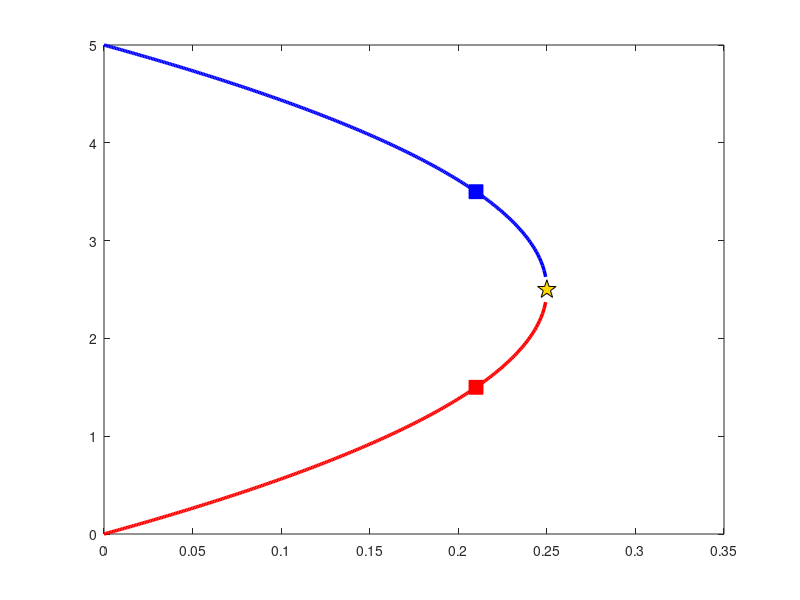

MATLAB code for this plot: (Note: this script raises an error after producing the figure.)
%% =========================================================
%  Logistic Population Model with Harvesting
%  Covers: (A) Constant Harvesting  (B) Periodic Harvesting
%
%  All parameters are set in the USER PARAMETERS section below.
%  Change any value there — no other part of the code needs editing.
%
%  Equations:
%    Constant : dP/dt = k*P*(1 - P/N) - a
%    Periodic : dP/dt = k*P*(1 - P/N) - a*(1 + sin(b*t))
%
%  Equilibria (constant case) solved via quadratic formula:
%    P^2 - N*P + (a*N/k) = 0
%    P1 = (N + sqrt(N^2 - 4*a*N/k)) / 2   (stable)
%    P2 = (N - sqrt(N^2 - 4*a*N/k)) / 2   (unstable)
%    MSY (Maximum Sustainable Yield) = k*N/4
% =========================================================

clc; clear; close all;

%% =========================================================
%  USER PARAMETERS  —  edit only this section
% =========================================================
k    = 0.20;   % intrinsic growth rate
N    = 5;      % carrying capacity
P0   = 4.0;    % initial population (used for single-trajectory plots)
a    = 0.21;   % harvesting rate  (a1 for moderate, try a2=0.25 for MSY)
b    = 1.0;    % angular frequency for periodic harvesting (seasons per time unit)
tspan = [0 30]; % time window for ODE integration
% =========================================================
%  END OF USER PARAMETERS
% =========================================================

%% --- Derived quantities ---
MSY   = k * N / 4;          % maximum sustainable yield
disc  = N^2 - 4*(a*N/k);    % discriminant for equilibrium quadratic

fprintf('========== Model Parameters ==========\n');
fprintf('  k = %.4f,  N = %.4f,  a = %.4f\n', k, N, a);
fprintf('  MSY = k*N/4 = %.4f\n', MSY);

if disc > 0
    P1_eq = (N + sqrt(disc)) / 2;
    P2_eq = (N - sqrt(disc)) / 2;
    fprintf('  Discriminant > 0 → two equilibria exist\n');
    fprintf('  P1 (stable)   = %.6f\n', P1_eq);
    fprintf('  P2 (unstable) = %.6f\n', P2_eq);
elseif disc == 0
    P1_eq = N / 2;
    P2_eq = N / 2;
    fprintf('  Discriminant = 0 → single (saddle-node) equilibrium at P = %.4f (MSY point)\n', P1_eq);
else
    P1_eq = NaN;
    P2_eq = NaN;
    fprintf('  Discriminant < 0 → NO real equilibria (a > MSY → extinction possible)\n');
end
fprintf('======================================\n\n');

%% =========================================================
%  ODE DEFINITIONS
% =========================================================
ode_const    = @(t, P) k*P*(1 - P/N) - a;
ode_periodic = @(t, P) k*P*(1 - P/N) - a*(1 + sin(b*t));

opts = odeset('RelTol', 1e-8, 'AbsTol', 1e-10, 'NonNegative', 1);

%% =========================================================
%  FIGURE 1  —  Equilibrium Points P1 & P2 vs  harvesting rate a
% =========================================================
a_max   = MSY * 1.05;           % sweep a from 0 to just above MSY
a_sweep = linspace(0, a_max, 300);
P1_sweep = nan(size(a_sweep));
P2_sweep = nan(size(a_sweep));

for i = 1:numel(a_sweep)
    d = N^2 - 4*(a_sweep(i)*N/k);
    if d >= 0
        P1_sweep(i) = (N + sqrt(d)) / 2;
        P2_sweep(i) = (N - sqrt(d)) / 2;
    end
end

figure(1);
set(gcf, 'Name', 'Fig 1 – Equilibrium Map', 'Color', 'w', ...
         'Position', [60 540 580 380]);

plot(a_sweep, P1_sweep, 'b-', 'LineWidth', 2.5, 'DisplayName', 'P_1 (stable)');
hold on;
plot(a_sweep, P2_sweep, 'r-', 'LineWidth', 2.5, 'DisplayName', 'P_2 (unstable)');
plot(MSY, N/2, 'kp', 'MarkerSize', 14, 'MarkerFaceColor', [1 0.85 0], ...
     'DisplayName', sprintf('MSY  a = %.4f', MSY));

% Mark the chosen a on the map
if ~isnan(P1_eq)
    plot(a, P1_eq, 'bs', 'MarkerSize', 10, 'MarkerFaceColor', 'b', ...
         'DisplayName', sprintf('P_1 at chosen a=%.2f', a));
    plot(a, P2_eq, 'rs', 'MarkerSize', 10, 'MarkerFaceColor', 'r', ...
         'DisplayName', sprintf('P_2 at chosen a=%.2f', a));
end

xline(MSY, '--k', 'LineWidth', 1, 'Alpha', 0.4, 'HandleVisibility', 'off');
xlabel('Harvesting rate  a', 'FontSize', 13);
ylabel('Equilibrium population  P', 'FontSize', 13);
title('Equilibrium Points  P_1  and  P_2  vs  Harvesting Rate', ...
      'FontSize', 13, 'FontWeight', 'bold');
legend('Location', 'best', 'FontSize', 11);
xlim([0 a_max*1.02]);
ylim([0 N * 1.1]);
grid on;
box on;
set(gca, 'FontSize', 11);

%% =========================================================
%  FIGURE 2  —  Phase portrait  dP/dt vs P  (constant harvesting)
% =========================================================
P_range = linspace(0, N * 1.3, 500);
dPdt_const = k .* P_range .* (1 - P_range ./ N) - a;

figure(2);
set(gcf, 'Name', 'Fig 2 – Phase Portrait (Constant)', 'Color', 'w', ...
         'Position', [60 100 580 340]);

fill([P_range, fliplr(P_range)], ...
     [max(dPdt_const, 0), zeros(1, numel(P_range))], ...
     [0.88 0.96 0.91], 'EdgeColor', 'none', 'DisplayName', 'Growth region');
hold on;
fill([P_range, fliplr(P_range)], ...
     [min(dPdt_const, 0), zeros(1, numel(P_range))], ...
     [0.98 0.91 0.89], 'EdgeColor', 'none', 'DisplayName', 'Decline region');

plot(P_range, dPdt_const, 'b-', 'LineWidth', 2.2, 'DisplayName', 'dP/dt');
yline(0, '--k', 'LineWidth', 1.2, 'Alpha', 0.5, 'HandleVisibility', 'off');

if ~isnan(P1_eq)
    xline(P1_eq, '-', 'Color', [0.05 0.45 0.25], 'LineWidth', 1.8, ...
          'Label', sprintf('P_1=%.3f (stable)', P1_eq), ...
          'LabelVerticalAlignment', 'bottom', 'FontSize', 10);
    xline(P2_eq, '-', 'Color', [0.65 0.22 0.12], 'LineWidth', 1.8, ...
          'Label', sprintf('P_2=%.3f (unstable)', P2_eq), ...
          'LabelVerticalAlignment', 'bottom', 'FontSize', 10);
end

xlabel('Population  P', 'FontSize', 13);
ylabel('dP/dt', 'FontSize', 13);
title(sprintf('Phase Portrait — Constant Harvesting\ndP/dt = %.2fP(1−P/%.1f) − %.2f', k, N, a), ...
      'FontSize', 12, 'FontWeight', 'bold');
legend({'Growth region','Decline region','dP/dt'}, 'Location', 'best', 'FontSize', 10);
grid on; box on;
set(gca, 'FontSize', 11);

%% =========================================================
%  FIGURE 3  —  Slope field + solution curves  (constant harvesting)
% =========================================================
figure(3);
set(gcf, 'Name', 'Fig 3 – Slope Field & Trajectories (Constant)', 'Color', 'w', ...
         'Position', [660 540 620 420]);

% Slope field grid
[T_sf, P_sf] = meshgrid(linspace(tspan(1), tspan(2), 22), ...
                         linspace(0, N*1.3, 18));
dP_sf = k .* P_sf .* (1 - P_sf ./ N) - a;
dT_sf = ones(size(dP_sf));
mag   = sqrt(dT_sf.^2 + dP_sf.^2);
mag(mag == 0) = 1;
quiver(T_sf, P_sf, dT_sf./mag, dP_sf./mag, 0.52, ...
       'Color', [0.72 0.72 0.72], 'LineWidth', 0.7);
hold on;

% Multiple initial conditions spanning above/below equilibria
if ~isnan(P1_eq)
    ics = unique([P0, P1_eq*1.15, P1_eq*0.85, P2_eq*1.15, P2_eq*0.85, ...
                  N*0.1, N*0.05]);
else
    ics = [P0, P0*0.8, P0*0.6, P0*0.4, P0*0.2, N*0.05];
end
ics = ics(ics > 0);

colors = lines(numel(ics));
for i = 1:numel(ics)
    [tt, PP] = ode45(ode_const, tspan, ics(i), opts);
    plot(tt, PP, '-', 'Color', colors(i,:), 'LineWidth', 1.8, ...
         'DisplayName', sprintf('P_0=%.2f', ics(i)));
end

% Equilibrium lines
if ~isnan(P1_eq)
    yline(P1_eq, '--', 'Color', [0.05 0.45 0.25], 'LineWidth', 1.6, ...
          'Label', sprintf('P_1=%.3f stable', P1_eq), 'FontSize', 9, ...
          'LabelHorizontalAlignment', 'left');
    if P1_eq ~= P2_eq
        yline(P2_eq, '--', 'Color', [0.65 0.22 0.12], 'LineWidth', 1.6, ...
              'Label', sprintf('P_2=%.3f unstable', P2_eq), 'FontSize', 9, ...
              'LabelHorizontalAlignment', 'left');
    end
end

xlabel('Time  t', 'FontSize', 13);
ylabel('Population  P', 'FontSize', 13);
title(sprintf('Slope Field & Trajectories — Constant Harvesting  (a = %.2f)', a), ...
      'FontSize', 12, 'FontWeight', 'bold');
legend('Location', 'northeast', 'FontSize', 9);
xlim(tspan);  ylim([0 N*1.35]);
grid on; box on;
set(gca, 'FontSize', 11);

%% =========================================================
%  FIGURE 4  —  Slope field + solution curves  (periodic harvesting)
% =========================================================
figure(4);
set(gcf, 'Name', 'Fig 4 – Slope Field & Trajectories (Periodic)', 'Color', 'w', ...
         'Position', [660 100 620 420]);

[T_p, P_p] = meshgrid(linspace(tspan(1), tspan(2), 22), ...
                       linspace(0, N*1.3, 18));
dP_p  = k .* P_p .* (1 - P_p ./ N) - a .* (1 + sin(b .* T_p));
dT_p  = ones(size(dP_p));
mag_p = sqrt(dT_p.^2 + dP_p.^2);
mag_p(mag_p == 0) = 1;
quiver(T_p, P_p, dT_p./mag_p, dP_p./mag_p, 0.52, ...
       'Color', [0.72 0.72 0.72], 'LineWidth', 0.7);
hold on;

ics_p = [P0, P0*0.7, P0*0.5, P0*0.3, N*0.15, N*0.05];
ics_p = ics_p(ics_p > 0);
colors_p = lines(numel(ics_p));

for i = 1:numel(ics_p)
    [tt, PP] = ode45(ode_periodic, tspan, ics_p(i), opts);
    plot(tt, PP, '-', 'Color', colors_p(i,:), 'LineWidth', 1.8, ...
         'DisplayName', sprintf('P_0=%.2f', ics_p(i)));
end

xlabel('Time  t', 'FontSize', 13);
ylabel('Population  P', 'FontSize', 13);
title(sprintf('Slope Field & Trajectories — Periodic Harvesting\ndP/dt = %.2fP(1−P/%.1f) − %.2f(1+sin(%.1ft))', ...
      k, N, a, b), 'FontSize', 12, 'FontWeight', 'bold');
legend('Location', 'northeast', 'FontSize', 9);
xlim(tspan);  ylim([0 N*1.35]);
grid on; box on;
set(gca, 'FontSize', 11);

%% =========================================================
%  FIGURE 5  —  Side-by-side comparison: constant vs periodic
%               for the SAME initial condition P0
% =========================================================
figure(5);
set(gcf, 'Name', 'Fig 5 – Constant vs Periodic Comparison', 'Color', 'w', ...
         'Position', [360 300 800 360]);

[t_c, P_c] = ode45(ode_const,    tspan, P0, opts);
[t_p, P_p2] = ode45(ode_periodic, tspan, P0, opts);

subplot(1,2,1);
plot(t_c, P_c, 'b-', 'LineWidth', 2.2);
if ~isnan(P1_eq)
    yline(P1_eq, '--g', 'LineWidth', 1.4, ...
          'Label', sprintf('P_1=%.3f', P1_eq), 'FontSize', 9, ...
          'LabelHorizontalAlignment', 'left');
    yline(P2_eq, '--r', 'LineWidth', 1.4, ...
          'Label', sprintf('P_2=%.3f', P2_eq), 'FontSize', 9, ...
          'LabelHorizontalAlignment', 'left');
end
xlabel('Time  t', 'FontSize', 12);
ylabel('Population  P', 'FontSize', 12);
title(sprintf('Constant Harvesting  (a=%.2f)', a), 'FontSize', 12, 'FontWeight', 'bold');
ylim([0 N*1.2]);  grid on; box on;
set(gca, 'FontSize', 11);

subplot(1,2,2);
plot(t_p, P_p2, 'r-', 'LineWidth', 2.2);
xlabel('Time  t', 'FontSize', 12);
ylabel('Population  P', 'FontSize', 12);
title(sprintf('Periodic Harvesting  (a=%.2f, b=%.1f)', a, b), 'FontSize', 12, 'FontWeight', 'bold');
ylim([0 N*1.2]);  grid on; box on;
set(gca, 'FontSize', 11);

sgtitle(sprintf('Logistic Harvesting  |  k=%.2f,  N=%.1f,  P_0=%.2f', k, N, P0), ...
        'FontSize', 13, 'FontWeight', 'bold');

%% =========================================================
%  FIGURE 6  —  Harvesting rate sweep: extinction threshold
%               Shows how final population at t=tspan(2)
%               changes as a increases from 0 to 1.2*MSY
% =========================================================
figure(6);
set(gcf, 'Name', 'Fig 6 – Extinction Threshold Sweep', 'Color', 'w', ...
         'Position', [360 100 560 360]);

a_sweep2   = linspace(0, MSY*1.3, 120);
P_final_c  = nan(size(a_sweep2));
P_final_p  = nan(size(a_sweep2));

for i = 1:numel(a_sweep2)
    ai = a_sweep2(i);
    try
        [~, Pc] = ode45(@(t,P) k*P*(1-P/N) - ai,           tspan, P0, opts);
        P_final_c(i) = max(Pc(end), 0);
    catch; end
    try
        [~, Pp] = ode45(@(t,P) k*P*(1-P/N) - ai*(1+sin(b*t)), tspan, P0, opts);
        P_final_p(i) = max(Pp(end), 0);
    catch; end
end

plot(a_sweep2, P_final_c, 'b-', 'LineWidth', 2.2, 'DisplayName', 'Constant harvesting');
hold on;
plot(a_sweep2, P_final_p, 'r-', 'LineWidth', 2.2, 'DisplayName', 'Periodic harvesting');
xline(MSY, '--k', 'LineWidth', 1.4, 'Label', sprintf('MSY=%.4f', MSY), ...
      'FontSize', 10, 'LabelHorizontalAlignment', 'right');
yline(0, ':k', 'LineWidth', 1, 'HandleVisibility', 'off');

xlabel('Harvesting rate  a', 'FontSize', 13);
ylabel(sprintf('Population at  t = %d', tspan(2)), 'FontSize', 13);
title('Extinction Threshold — Final Population vs Harvesting Rate', ...
      'FontSize', 12, 'FontWeight', 'bold');
legend('Location', 'northeast', 'FontSize', 11);
grid on; box on;
set(gca, 'FontSize', 11);

%% =========================================================
%  TABLE — print equilibrium values for a range of a values
%          (replicates Table 1 from the lab report, generalized)
% =========================================================
fprintf('\n============================================================\n');
fprintf('  Equilibrium Table  (k=%.2f, N=%.1f)\n', k, N);
fprintf('  MSY = k*N/4 = %.4f\n', MSY);
fprintf('------------------------------------------------------------\n');
fprintf('  %-10s  %-20s  %-20s\n', 'a', 'P1 (stable)', 'P2 (unstable)');
fprintf('------------------------------------------------------------\n');

a_tbl = [0, 0.2*MSY, 0.4*MSY, 0.6*MSY, 0.8*MSY, MSY];
for ai = a_tbl
    d = N^2 - 4*(ai*N/k);
    if d > 0
        fprintf('  %-10.4f  %-20.9f  %-20.9f\n', ai, ...
            (N+sqrt(d))/2, (N-sqrt(d))/2);
    elseif d == 0
        fprintf('  %-10.4f  %-20.9f  %-20s\n', ai, N/2, '(= P1, MSY point)');
    else
        fprintf('  %-10.4f  %-20s  %-20s\n', ai, 'undefined', 'undefined');
    end
end
fprintf('============================================================\n');
